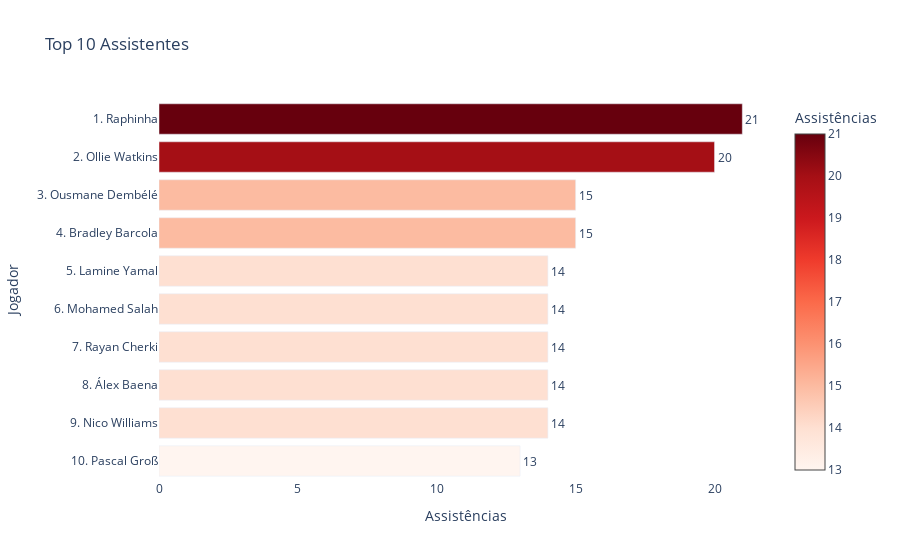

This figure's notebook cell:
### Code cell
import pandas as pd
import plotly.graph_objects as go

# Concatenar os DataFrames
assistencias_geral = pd.concat([
    assistencias_eng, assistencias_FA_CUP, assistencias_esp, assistencias_rey,
    assistencias_ita, assistencias_calcio_cup, assistencias_fra, assistencias_fra_cup,
    assistencias_champions, assistencias_euro_league
])

# Agrupar por nome e somar as colunas numéricas
assistencias_geral = assistencias_geral.groupby('Nome')[['P', 'A']].sum().reset_index()

# Ordenar por número de assistências
assistencias_geral.sort_values('A', ascending=False, inplace=True)

# Redefinir a posição
assistencias_geral['POS'] = range(1, len(assistencias_geral) + 1)

# Reordenar colunas
assistencias_geral = assistencias_geral[['POS', 'Nome', 'P', 'A']]

# Top 10
top_10 = assistencias_geral.head(10).copy()
top_10 = top_10[::-1].reset_index(drop=True)

# Adicionar posição ao nome
top_10['Nome'] = top_10['POS'].astype(str) + '. ' + top_10['Nome']

# Calcular média por jogo
top_10['Media'] = top_10['A'] / top_10['P']

# Criar o gráfico
fig = go.Figure(go.Bar(
    x=top_10['A'],
    y=top_10['Nome'],
    orientation='h',
    marker=dict(
        color=top_10['A'],
        colorscale='Reds',
        showscale=True,
        colorbar=dict(title='Assistências')
    ),
    text=top_10['A'],
    textposition='outside',
    customdata=top_10[['P', 'Media']],
    hovertemplate=(
        '<b>%{y}</b><br>' +
        'Assistências: %{x}<br>' +
        'Partidas: %{customdata[0]}<br>' +
        'Média por jogo: %{customdata[1]:.2f}<extra></extra>'
    )
))

# Layout
fig.update_layout(
    title=f'Top 10 Assistentes',
    xaxis_title='Assistências',
    yaxis_title='Jogador',
    height=600,
    plot_bgcolor='white'
)

fig.show()

### Figure 1 — Plotly figure (JSON) as saved in the notebook; plotly's stock layout.template omitted (floating-point values rounded to 4 significant figures)
{"data": [{"customdata": [[49, 0.2653], [44, 0.3182], [34, 0.4118], [45, 0.3111], [41, 0.3415], [55, 0.2545], [51, 0.2941], [45, 0.3333], [53, 0.3774], [47, 0.4468]], "hovertemplate": "<b>%{y}</b><br>Assistências: %{x}<br>Partidas: %{customdata[0]}<br>Média por jogo: %{customdata[1]:.2f}<extra></extra>", "marker": {"color": [13, 14, 14, 14, 14, 14, 15, 15, 20, 21], "colorbar": {"title": {"text": "Assistências"}}, "colorscale": [[0, "rgb(255,245,240)"], [0.125, "rgb(254,224,210)"], [0.25, "rgb(252,187,161)"], [0.375, "rgb(252,146,114)"], [0.5, "rgb(251,106,74)"], [0.625, "rgb(239,59,44)"], [0.75, "rgb(203,24,29)"], [0.875, "rgb(165,15,21)"], [1, "rgb(103,0,13)"]], "showscale": true}, "orientation": "h", "text": [13, 14, 14, 14, 14, 14, 15, 15, 20, 21], "textposition": "outside", "type": "bar", "x": [13, 14, 14, 14, 14, 14, 15, 15, 20, 21], "y": ["10. Pascal Groß", "9. Nico Williams", "8. Álex Baena", "7. Rayan Cherki", "6. Mohamed Salah", "5. Lamine Yamal", "4. Bradley Barcola", "3. Ousmane Dembélé", "2. Ollie Watkins", "1. Raphinha"]}], "layout": {"autosize": true, "plot_bgcolor": "white", "title": {"text": "Top 10 Assistentes"}, "xaxis": {"autorange": true, "range": [0, 22.11], "title": {"text": "Assistências"}, "type": "linear"}, "yaxis": {"autorange": true, "range": [-0.5, 9.5], "title": {"text": "Jogador"}, "type": "category"}}}
